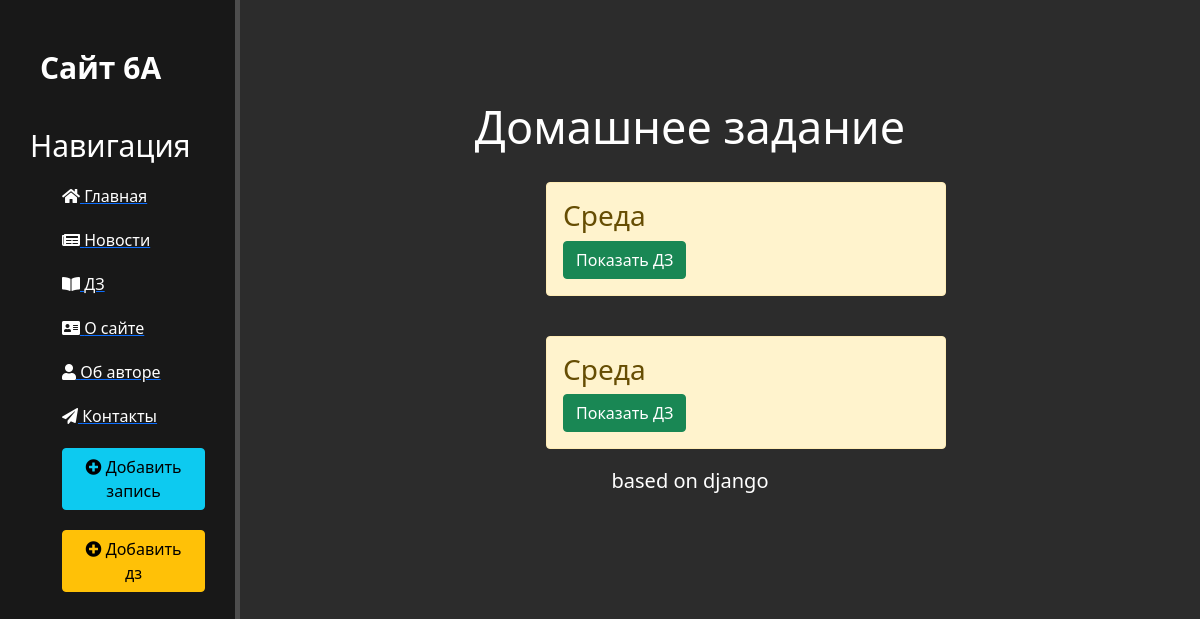
/homework/, run on an earlier commit of the app's database.
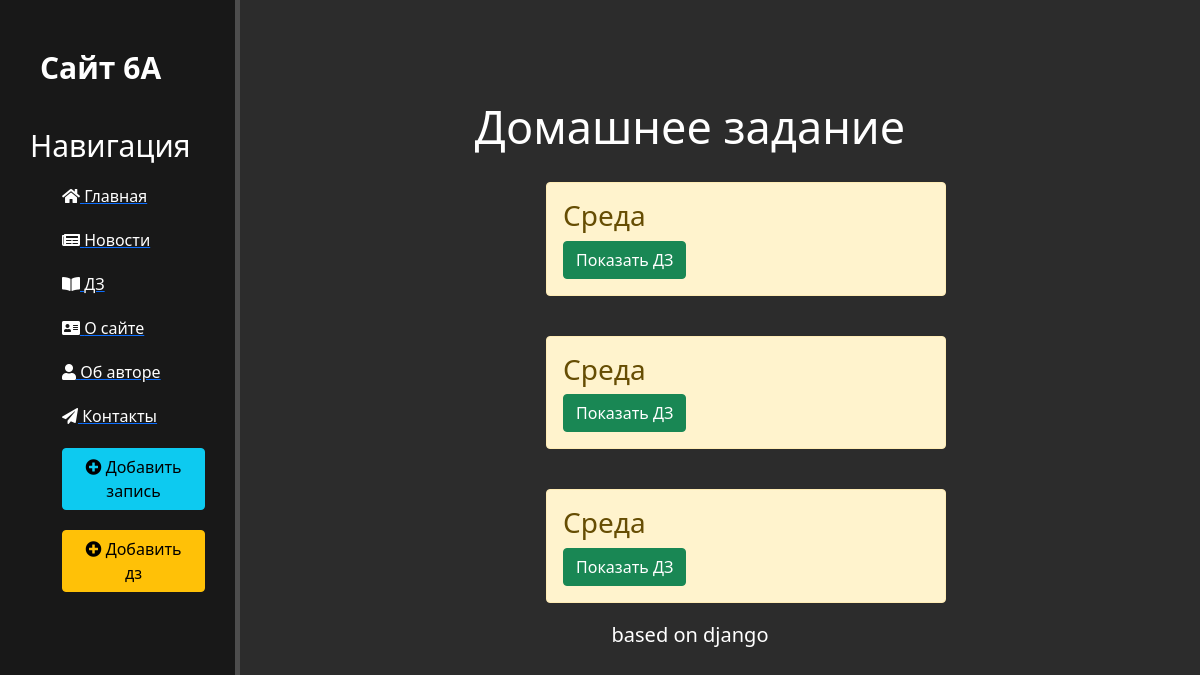
And on a later commit of the database.
### work/models.py (models this page shows, shortened)
class Work(models.Model):
    day = models.CharField('День недели', max_length=50, default=day, null=True, blank=True)
    rus = models.CharField('Русский', max_length=50, null=True, blank=True)
    match = models.CharField('Математика', max_length=50, null=True, blank=True)
    lit = models.CharField('Лит-ра', max_length=50, null=True, blank=True)
    bio = models.CharField('Биология', max_length=50, null=True, blank=True)
    eng = models.CharField('Английский', max_length=50, null=True, blank=True)
    IZO = models.CharField('Изо', max_length=50, null=True, blank=True)
    inf = models.CharField('Информатика', max_length=50, null=True, blank=True)
    geo = models.CharField('География', max_length=50, null=True, blank=True)
    his = models.CharField('История', max_length=50, null=True, blank=True)
    science = models.CharField('Общество', max_length=50, null=True, blank=True)
    teh = models.CharField('Технология', max_length=50, null=True, blank=True)
    deutsch = models.CharField('Немецкий', max_length=50, null=True, blank=True)
    date = models.CharField('Дата', max_length=50, null=True, blank=True, default=time)
    class Meta:
        verbose_name = 'Домашнее задание'
        verbose_name_plural = 'Домашнии задания'

### work/views.py (the view)
# urls.py: path("", views.work_home, name="work_home"),
def work_home(request):
    work = Work.objects.all()
    return render(request, 'work/home.html', {'work': work})

### work/templates/work/home.html (shortened to what this page needs)
{% extends "main/layout.html" %}
{% block content %}
    <div class="features">
        <h1>Домашнее задание</h1>
        {% if work %}
            {% for el in work %}
                <div class="alert alert-warning">
                    <h3>{{ el.day }}</h3>
                    <a href="{% url 'Detail' el.id%}" class="btn btn-success">Показать ДЗ</a>
                </div>
            {% endfor %}
        {% else %}
            <p>Нет дз</p>
        {% endif %}
        {%  include "main/connect.html" %}
    </div>
{% endblock %}

What changed in the data, as far as the page shows it:
added Work: day "Среда"
